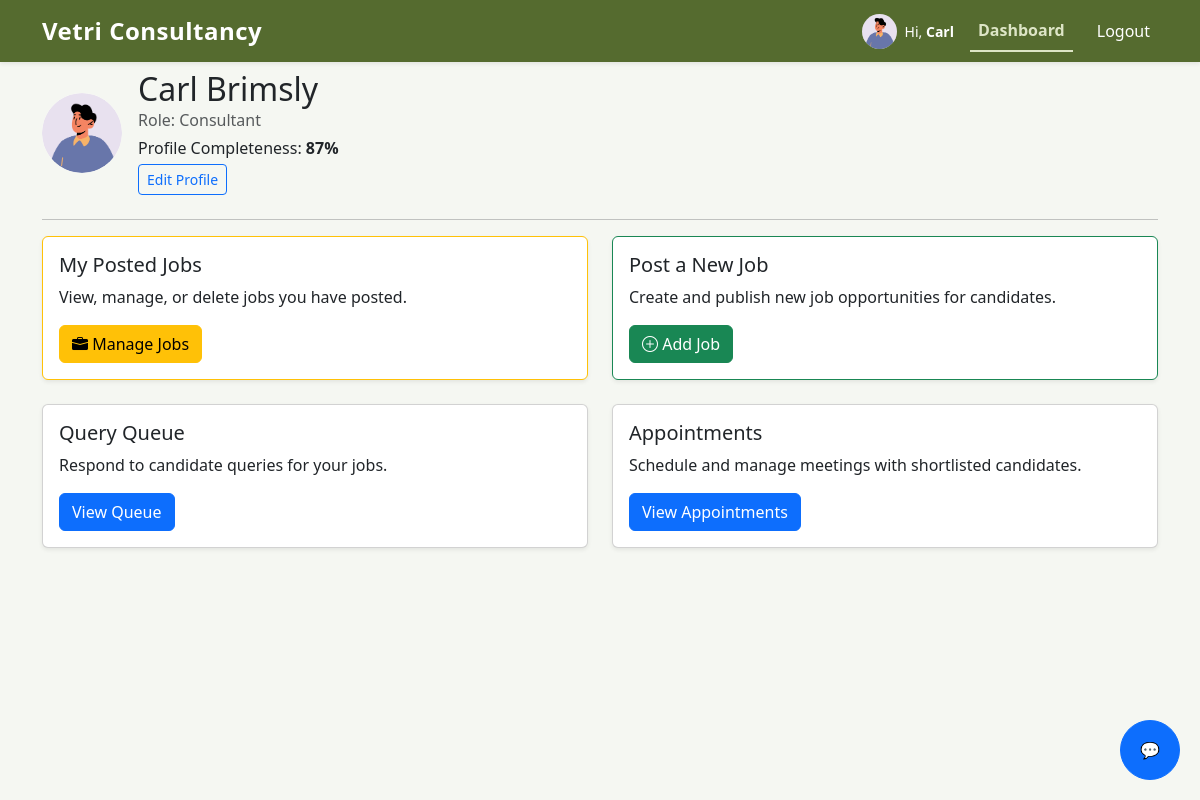
Page /accounts/dashboard/ (signed in) on the committed database.
### accounts/models.py (models this page shows, shortened)
class User(AbstractUser):
    ROLE_CHOICES = (
        ('CANDIDATE', 'Candidate'),
        ('CONSULTANT', 'Consultant'),
        ('ADMIN', 'Admin'),
    )
    username = None
    email = models.EmailField(unique=True)
    role = models.CharField(max_length=20, choices=ROLE_CHOICES, default='CANDIDATE')
    USERNAME_FIELD = 'email'
    REQUIRED_FIELDS = []
    objects = CustomUserManager()

### profiles/models.py (models this page shows, shortened)
class ConsultantProfile(models.Model):
    user = models.OneToOneField(
        settings.AUTH_USER_MODEL,
        on_delete=models.CASCADE,
        related_name='consultant_profile'
    )
    first_name = models.CharField(max_length=50, blank=True)
    last_name = models.CharField(max_length=50, blank=True)
    phone = models.CharField(max_length=20, blank=True)
    company = models.CharField(max_length=100, blank=True)
    designation = models.CharField(max_length=100, blank=True)
    profile_image = models.ImageField(
        upload_to=consultant_profile_image_path,
        null=True,
        blank=True
    )
    bio = models.TextField(blank=True, null=True)
    linkedin = models.URLField(blank=True, null=True)
    created_at = models.DateTimeField(default=timezone.now)
    updated_at = models.DateTimeField(auto_now=True)
    def profile_completeness(self):
        fields = [
            self.first_name,
            self.last_name,
            self.phone,
            self.company,
            self.designation,
            self.profile_image,
            self.bio,
            self.linkedin
        ]
        filled = sum(bool(f) for f in fields)
        return int((filled / len(fields)) * 100)

### accounts/views.py (the view)
# urls.py: path('dashboard/', views.dashboard_view, name='dashboard'),
@login_required
def dashboard_view(request):
    user = request.user
    profile_completion = None
    profile = None
    subscription = None
    if user.role == "CANDIDATE":
        profile, _ = CandidateProfile.objects.get_or_create(user=user)
        profile_completion = profile.profile_completeness()
        subscription, _ = Subscription.objects.get_or_create(user=user)
    template = (
        'accounts/dashboard_candidate.html' if user.role == "CANDIDATE" else
        'accounts/dashboard_consultant.html' if user.role == "CONSULTANT" else
        'accounts/dashboard_admin.html'
    )
    return render(request, template, {
        'user': user,
        'profile': profile,
        'profile_completion': profile_completion,
        'subscription': subscription,  # 👈 NEW
    })

### accounts/templates/accounts/dashboard_consultant.html (shortened to what this page needs)
{% extends "base.html" %}
{% load static %}
{% block content %}
<div class="mb-4">
    <div class="d-flex align-items-center gap-3">
        {% if user.consultant_profile.profile_image %}
            <img src="{{ user.consultant_profile.profile_image.url }}"
                 alt="Profile Image"
                 class="rounded-circle"
                 style="width:80px; height:80px; object-fit:cover;">
        {% else %}
            <img src="{% static 'images/default_profile.png' %}"
                 alt="Default Profile"
                 class="rounded-circle"
                 style="width:80px; height:80px; object-fit:cover;">
        {% endif %}
        <div>
            <h2 class="mb-0">{{ user.consultant_profile.first_name }} {{ user.consultant_profile.last_name }}</h2>
            <p class="text-muted mb-1">Role: {{ user.get_role_display }}</p>
            <p class="mb-0">
                Profile Completeness:
                <span class="fw-bold">{{ user.consultant_profile.profile_completeness }}%</span>
            </p>
            <a href="{% url 'profiles:consultant_profile' %}" class="btn btn-sm btn-outline-primary mt-1">
                Edit Profile
            </a>
        </div>
    </div>
</div>
<hr>
<div class="row g-4">
    <div class="col-md-6">
        <div class="card shadow-sm border-warning h-100">
            <div class="card-body">
                <h5 class="card-title">My Posted Jobs</h5>
                <p>View, manage, or delete jobs you have posted.</p>
                <a href="{% url 'jobs:posted_jobs' %}" class="btn btn-warning">
                    <i class="bi bi-briefcase-fill"></i> Manage Jobs
                </a>
            </div>
        </div>
    </div>
    <div class="col-md-6">
        <div class="card shadow-sm border-success h-100">
            <div class="card-body">
                <h5 class="card-title">Post a New Job</h5>
                <p>Create and publish new job opportunities for candidates.</p>
                <a href="{% url 'jobs:post_job' %}" class="btn btn-success">
                    <i class="bi bi-plus-circle"></i> Add Job
                </a>
            </div>
        </div>
    </div>
    <div class="col-md-6">
        <div class="card shadow-sm h-100">
            <div class="card-body">
                <h5 class="card-title">Query Queue</h5>
                <p>Respond to candidate queries for your jobs.</p>
                <a href="{% url 'jobs:query_queue' %}" class="btn btn-primary">
                    View Queue
                </a>
            </div>
        </div>
    </div>
    <div class="col-md-6">
        <div class="card shadow-sm h-100">
            <div class="card-body">
                <h5 class="card-title">Appointments</h5>
                <p>Schedule and manage meetings with shortlisted candidates.</p>
                <a href="{% url 'jobs:shortlisted_applicants' %}" class="btn btn-primary">View Appointments</a>
            </div>
        </div>
    </div>
</div>
{% endblock %}

### templates/base.html (shortened to what this page needs)
{% load static %}
<!DOCTYPE html>
<html lang="en">
<head>
    <link rel="stylesheet" href="https://cdn.jsdelivr.net/npm/bootstrap-icons@1.10.5/font/bootstrap-icons.css">
    <link href="https://cdn.jsdelivr.net/npm/bootstrap@5.3.3/dist/css/bootstrap.min.css" rel="stylesheet">
</head>
<body>
    {% if not hide_nav %}
    <nav class="navbar navbar-expand-lg fixed-top shadow-sm">
        <div class="container">
            <a class="navbar-brand logo"
                href="{% if user.is_authenticated %}{% url 'jobs:jobs_list' %}{% else %}{% url 'accounts:login' %}{% endif %}">
                Vetri Consultancy
            </a>
            <div class="collapse navbar-collapse" id="navbarNav">
                <ul class="navbar-nav ms-auto align-items-center gap-3">
                    {% if user.is_authenticated %}
<li class="nav-item d-flex align-items-center gap-2">
    {% if user.role == 'CANDIDATE' %}
        {% if user.profile.profile_image %}
            <img src="{{ user.profile.profile_image.url }}"
                 alt="Profile"
                 class="rounded-circle"
                 width="35"
                 height="35"
                 style="object-fit: cover;">
        {% else %}
            <img src="{% static 'images/default.jpg' %}"
                 alt="Profile"
                 class="rounded-circle"
                 width="35"
                 height="35"
                 style="object-fit: cover;">
        {% endif %}
        <span class="text-white small">
            Hi,
            <strong>{{ user.profile.first_name|default:user.email }}</strong>
            {% if user.subscription.is_pro %}
                <span class="badge bg-warning text-dark ms-1">PRO</span>
            {% else %}
                <span class="badge bg-secondary ms-1">FREE</span>
            {% endif %}
        </span>
    {% elif user.role == 'CONSULTANT' %}
        {% if user.consultant_profile.profile_image %}
            <img src="{{ user.consultant_profile.profile_image.url }}"
                 alt="Profile"
                 class="rounded-circle"
                 width="35"
                 height="35"
                 style="object-fit: cover;">
        {% else %}
        <span class="text-white small">
            Hi,
            <strong>{{ user.consultant_profile.first_name|default:user.email }}</strong>
        </span>
    {% else %}
        <span class="text-white small">
            Hi, <strong>{{ user.email }}</strong>
        </span>
    {% endif %}
</li>
                    <li class="nav-item">
                        <a class="nav-link {% if request.resolver_match.url_name == 'dashboard' and request.resolver_match.app_name == 'accounts' %}active{% endif %}"
                            href="{% url 'accounts:dashboard' %}">
                            Dashboard
                        </a>
                    </li>
                    <li class="nav-item">
                        <form method="post" action="{% url 'accounts:logout' %}">
                            <button type="submit" class="logout-btn nav-link">Logout</button>
                        </form>
                    </li>
                    {% endif %}
                </ul>
            </div>
        </div>
    </nav>
    {% endif %}
    <div class="container">
        {% block content %}{% endblock %}
    </div>
<button id="chatbotBtn" class="btn btn-primary" style="position:fixed; bottom:20px; right:20px; border-radius:50%; width:60px; height:60px;">
    💬
</button>
</body>
</html>

### templates/base.html (style rules this page uses)
body { padding-top: 70px; background-color: #F5F7F2; }
.navbar .nav-link.active { color: #DDE5C6 !important; font-weight: 600; border-bottom: 2px solid #DDE5C6; }
.navbar { background-color: #556B2F !important; }
.navbar .nav-link, .navbar-brand { color: #ffffff !important; font-weight: 500; }
.logo { font-weight: bold; font-size: 1.5rem; letter-spacing: 0.5px; }
.logout-btn { color: #ffffff; background: none; border: none; padding: 0; }

### rows in the picture
User: consultant_profile.profile_image (picture), consultant_profile.first_name "Carl", consultant_profile.last_name "Brimsly", role "Consultant", consultant_profile.profile_completeness "87"
